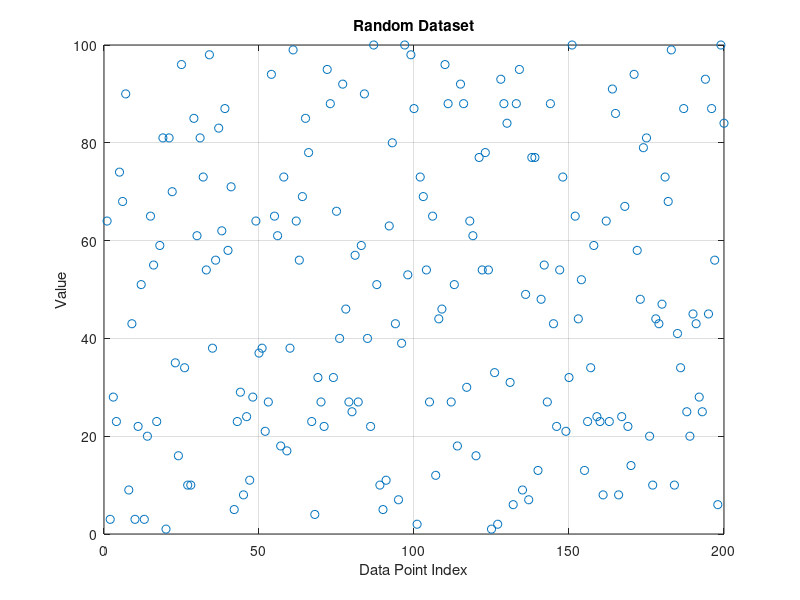

Recreate this plot in MATLAB.
% Set the seed for reproducibility (optional)
rng(42);

% Generate 200 random values between 0 and 1
random_dataset = rand(1, 200);

% Scale and shift the values to the desired range (1 to 100)
min_value = 1;
max_value = 100;
random_dataset = min_value + (max_value - min_value) * random_dataset;

% Round the values to integers
random_dataset = round(random_dataset);

% Display the generated dataset
disp(random_dataset);

% Generate and store the random dataset (you can use the previous code)
rng(42);  % Optional: Set the seed for reproducibility
random_dataset = randi([1, 100], 1, 200);

% Create a plot
figure;  % Create a new figure
plot(random_dataset, 'o');  % 'o' specifies that data points should be marked with circles

% Add labels and title
xlabel('Data Point Index');
ylabel('Value');
title('Random Dataset');

% Display the grid (optional)
grid on;

% Show the plot

